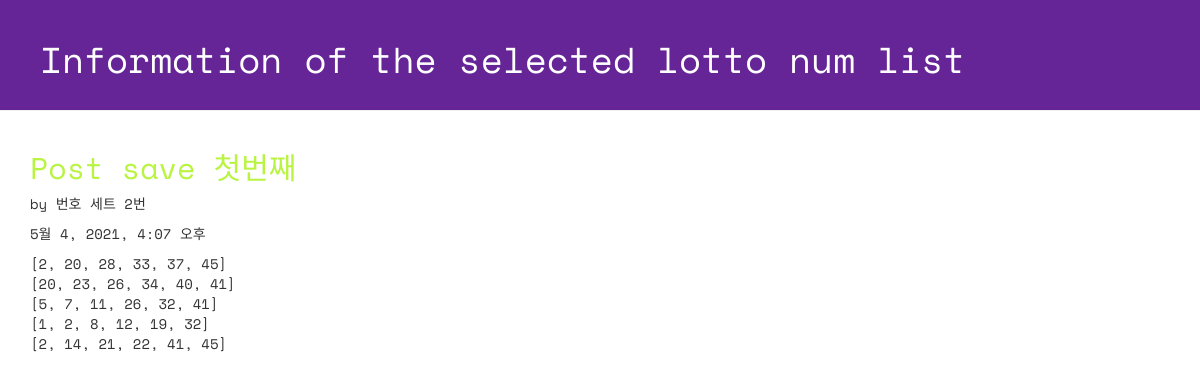
Page /lotto/2/detail/ on the committed database.
### lotto/models.py (models this page shows, shortened)
class GuessNumbers(models.Model):
    name = models.CharField(max_length=24)
    text = models.CharField(max_length=255)
    lottos = models.CharField(max_length=255, default='[1, 2, 3, 4, 5, 6]')
    num_lottos = models.IntegerField(default=5)
    update_date = models.DateTimeField()

### lotto/views.py (the view)
# urls.py: path('lotto/<int:lottokey>/detail/', views.detail, name='detail'),
def detail(request, lottokey):
    lotto = GuessNumbers.objects.get(pk=lottokey)
    return render(request, 'lotto/detail.html', {'lotto':lotto})

### lotto/templates/lotto/detail.html (shortened to what this page needs)
<!DOCTYPE html>
{% load staticfiles %}
<html lang="ko">
<head>
 <link rel="stylesheet" href="//maxcdn.bootstrapcdn.com/bootstrap/3.2.0/css/bootstrap.min.css">
 <link rel="stylesheet" href="//maxcdn.bootstrapcdn.com/bootstrap/3.2.0/css/bootstrap-theme.min.css">
 <link rel="stylesheet" href="{% static 'css/lotto.css'%}">
</head>
<body>
  <div class="page-header">
  <h1>
    <a href="{% url 'index' %}" style="text-decoration: none; color: white;">
      Information of the selected lotto num list
    </a>
  </h1>
  </div>
 <div class="container lotto">
 <h2>{{ lotto.text }}</h2>
 <p> by {{ lotto.name }}</p>
 <p> {{ lotto.update_date }}</p>
 <p> {{ lotto.lottos | linebreaksbr }}</p>
 </div>
</body>
</html>

### lotto/static/css/lotto.css (style rules this page uses)
.page-header { background-color: #652596; margin-top: 0; padding: 20px 20px 20px 40px; font-family: 'Space Mono', monospace; }
.page-header h1 { color: #FFFFFF; }
.container { font-family: 'Space Mono', monospace; }
.container h2 { color: #B9F442; }

### rows in the picture
GuessNumbers: text "Post save 첫번째", name "번호 세트 2번", update_date "5월 4, 2021, 4:07 오후", lottos "[2, 20, 28, 33, 37, 45] [20, 23, 26, 34, 40, 41] [5, 7, 11, 26, 32, 41] [1, 2, 8, 12, 19, 32] [2, 14, 21, 22, 41, 45]"
